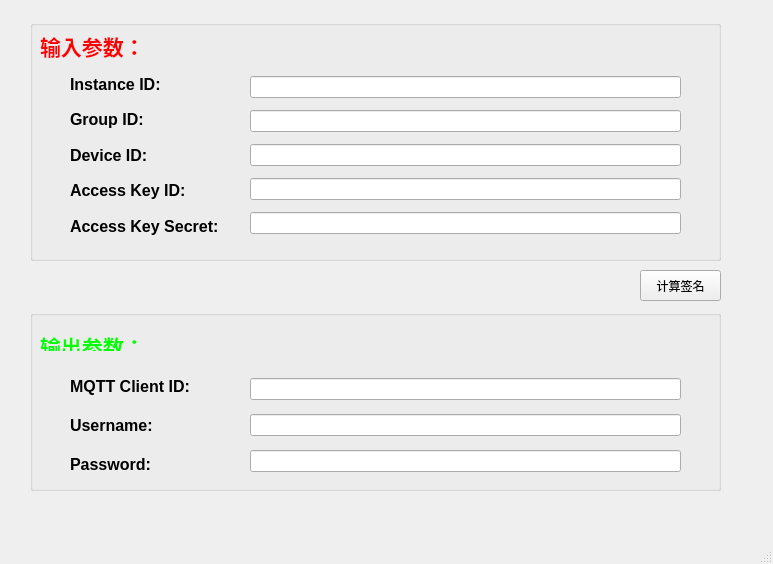
<?xml version="1.0" encoding="UTF-8"?>
<ui version="4.0">
 <class>AliyunMQTTSignature</class>
 <widget class="QMainWindow" name="AliyunMQTTSignature">
  <property name="geometry">
   <rect>
    <x>0</x>
    <y>0</y>
    <width>773</width>
    <height>564</height>
   </rect>
  </property>
  <property name="windowTitle">
   <string>AliyunMQTTSignature</string>
  </property>
  <widget class="QWidget" name="centralwidget">
   <widget class="QGroupBox" name="Input_parameters_groupBox">
    <property name="geometry">
     <rect>
      <x>30</x>
      <y>20</y>
      <width>691</width>
      <height>241</height>
     </rect>
    </property>
    <widget class="QLabel" name="input_parameters_label">
     <property name="geometry">
      <rect>
       <x>10</x>
       <y>10</y>
       <width>101</width>
       <height>31</height>
      </rect>
     </property>
     <property name="text">
      <string>&lt;html&gt;&lt;head/&gt;&lt;body&gt;&lt;p&gt;&lt;span style=&quot; font-size:16pt; font-weight:600; color:#ff0000;&quot;&gt;输入参数：&lt;/span&gt;&lt;/p&gt;&lt;/body&gt;&lt;/html&gt;</string>
     </property>
    </widget>
    <widget class="QWidget" name="layoutWidget">
     <property name="geometry">
      <rect>
       <x>220</x>
       <y>50</y>
       <width>431</width>
       <height>171</height>
      </rect>
     </property>
     <layout class="QVBoxLayout" name="Inputer_Parameters_lineEdit_verticalLayout">
      <item>
       <widget class="QLineEdit" name="Instance_ID_lineEdit"/>
      </item>
      <item>
       <widget class="QLineEdit" name="Group_ID_lineEdit"/>
      </item>
      <item>
       <widget class="QLineEdit" name="Device_ID_lineEdit"/>
      </item>
      <item>
       <widget class="QLineEdit" name="Access_Key_ID_lineEdit"/>
      </item>
      <item>
       <widget class="QLineEdit" name="Access_Key_Secret_lineEdit"/>
      </item>
     </layout>
    </widget>
    <widget class="QWidget" name="layoutWidget">
     <property name="geometry">
      <rect>
       <x>40</x>
       <y>50</y>
       <width>171</width>
       <height>171</height>
      </rect>
     </property>
     <layout class="QVBoxLayout" name="Input_Parameters_label_verticalLayout">
      <item>
       <widget class="QLabel" name="Instance_ID_label">
        <property name="text">
         <string>&lt;html&gt;&lt;head/&gt;&lt;body&gt;&lt;p&gt;&lt;span style=&quot; font-size:12pt; font-weight:600;&quot;&gt;Instance ID:&lt;/span&gt;&lt;/p&gt;&lt;/body&gt;&lt;/html&gt;</string>
        </property>
       </widget>
      </item>
      <item>
       <widget class="QLabel" name="Group_ID_label">
        <property name="text">
         <string>&lt;html&gt;&lt;head/&gt;&lt;body&gt;&lt;p&gt;&lt;span style=&quot; font-size:12pt; font-weight:600;&quot;&gt;Group ID:&lt;/span&gt;&lt;/p&gt;&lt;/body&gt;&lt;/html&gt;</string>
        </property>
       </widget>
      </item>
      <item>
       <widget class="QLabel" name="Device_ID_label">
        <property name="text">
         <string>&lt;html&gt;&lt;head/&gt;&lt;body&gt;&lt;p&gt;&lt;span style=&quot; font-size:12pt; font-weight:600;&quot;&gt;Device ID:&lt;/span&gt;&lt;/p&gt;&lt;/body&gt;&lt;/html&gt;</string>
        </property>
       </widget>
      </item>
      <item>
       <widget class="QLabel" name="Access_Key_ID_label">
        <property name="text">
         <string>&lt;html&gt;&lt;head/&gt;&lt;body&gt;&lt;p&gt;&lt;span style=&quot; font-size:12pt; font-weight:600;&quot;&gt;Access Key ID:&lt;/span&gt;&lt;/p&gt;&lt;/body&gt;&lt;/html&gt;</string>
        </property>
       </widget>
      </item>
      <item>
       <widget class="QLabel" name="Access_Key_Secret_label">
        <property name="text">
         <string>&lt;html&gt;&lt;head/&gt;&lt;body&gt;&lt;p&gt;&lt;span style=&quot; font-size:12pt; font-weight:600;&quot;&gt;Access Key Secret:&lt;/span&gt;&lt;/p&gt;&lt;/body&gt;&lt;/html&gt;</string>
        </property>
       </widget>
      </item>
     </layout>
    </widget>
   </widget>
   <widget class="QGroupBox" name="groupBox">
    <property name="geometry">
     <rect>
      <x>30</x>
      <y>310</y>
      <width>691</width>
      <height>181</height>
     </rect>
    </property>
    <widget class="QLabel" name="Output_Parameters_label">
     <property name="geometry">
      <rect>
       <x>10</x>
       <y>20</y>
       <width>101</width>
       <height>21</height>
      </rect>
     </property>
     <property name="text">
      <string>&lt;html&gt;&lt;head/&gt;&lt;body&gt;&lt;p&gt;&lt;span style=&quot; font-size:16pt; font-weight:600; color:#00ff00;&quot;&gt;输出参数：&lt;/span&gt;&lt;/p&gt;&lt;/body&gt;&lt;/html&gt;</string>
     </property>
    </widget>
    <widget class="QWidget" name="layoutWidget">
     <property name="geometry">
      <rect>
       <x>40</x>
       <y>60</y>
       <width>171</width>
       <height>111</height>
      </rect>
     </property>
     <layout class="QVBoxLayout" name="Output_Parameters_label_verticalLayout">
      <item>
       <widget class="QLabel" name="MQTT_Client_ID_label">
        <property name="text">
         <string>&lt;html&gt;&lt;head/&gt;&lt;body&gt;&lt;p&gt;&lt;span style=&quot; font-size:12pt; font-weight:600;&quot;&gt;MQTT Client ID:&lt;/span&gt;&lt;/p&gt;&lt;/body&gt;&lt;/html&gt;</string>
        </property>
       </widget>
      </item>
      <item>
       <widget class="QLabel" name="Username_label">
        <property name="text">
         <string>&lt;html&gt;&lt;head/&gt;&lt;body&gt;&lt;p&gt;&lt;span style=&quot; font-size:12pt; font-weight:600;&quot;&gt;Username:&lt;/span&gt;&lt;/p&gt;&lt;/body&gt;&lt;/html&gt;</string>
        </property>
       </widget>
      </item>
      <item>
       <widget class="QLabel" name="Password_label">
        <property name="text">
         <string>&lt;html&gt;&lt;head/&gt;&lt;body&gt;&lt;p&gt;&lt;span style=&quot; font-size:12pt; font-weight:600;&quot;&gt;Password:&lt;/span&gt;&lt;/p&gt;&lt;/body&gt;&lt;/html&gt;</string>
        </property>
       </widget>
      </item>
     </layout>
    </widget>
    <widget class="QWidget" name="layoutWidget">
     <property name="geometry">
      <rect>
       <x>220</x>
       <y>60</y>
       <width>431</width>
       <height>111</height>
      </rect>
     </property>
     <layout class="QVBoxLayout" name="Output_Parameters_lineEdit_verticalLayout">
      <item>
       <widget class="QLineEdit" name="MQTT_Cleint_ID_lineEdit"/>
      </item>
      <item>
       <widget class="QLineEdit" name="Username_lineEdit"/>
      </item>
      <item>
       <widget class="QLineEdit" name="Password_lineEdit"/>
      </item>
     </layout>
    </widget>
   </widget>
   <widget class="QPushButton" name="Calculate_signature_pushButton">
    <property name="geometry">
     <rect>
      <x>640</x>
      <y>270</y>
      <width>81</width>
      <height>31</height>
     </rect>
    </property>
    <property name="text">
     <string>计算签名</string>
    </property>
   </widget>
  </widget>
  <widget class="QMenuBar" name="menubar">
   <property name="geometry">
    <rect>
     <x>0</x>
     <y>0</y>
     <width>773</width>
     <height>22</height>
    </rect>
   </property>
  </widget>
  <widget class="QStatusBar" name="statusbar"/>
 </widget>
 <resources/>
 <connections/>
</ui>
